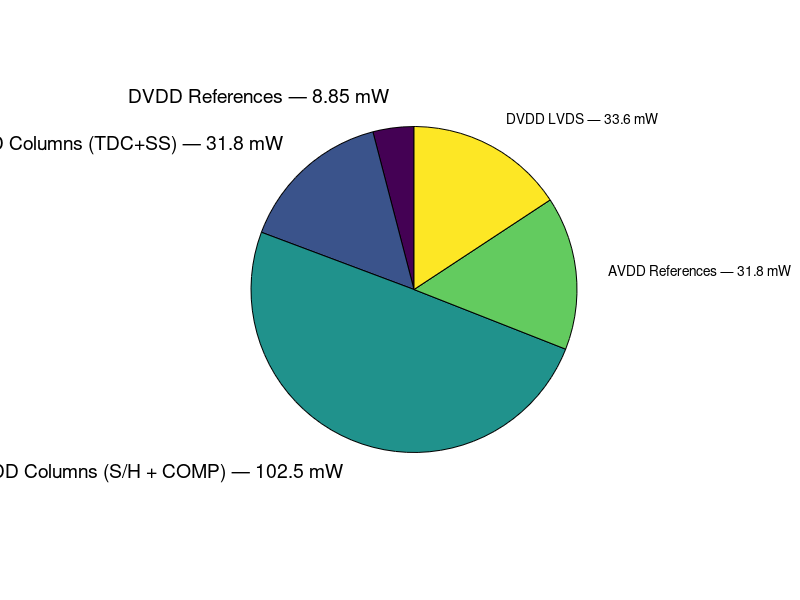

This chart was generated by the following MATLAB code:
total = 177;

POWER = [8 30 98 30 31];

LABELS = {'DVDD References — 8.85 mW', 'DVDD Columns (TDC+SS) — 31.8 mW', 'AVDD Columns (S/H + COMP) — 102.5 mW', 'AVDD References — 31.8 mW', 'DVDD LVDS — 33.6 mW'};

h=pie(POWER,LABELS);
set(h(2:2:6),'FontSize',14);